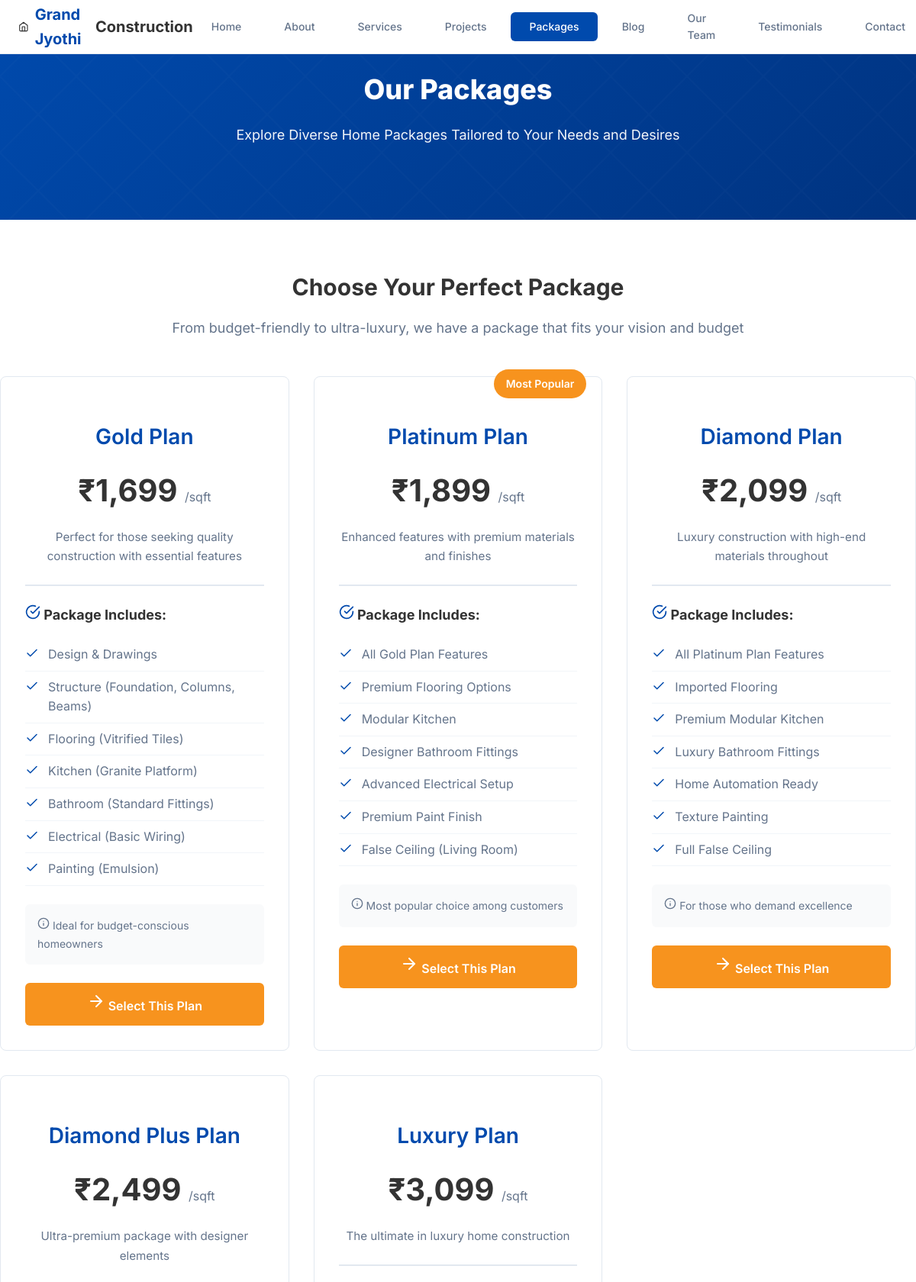
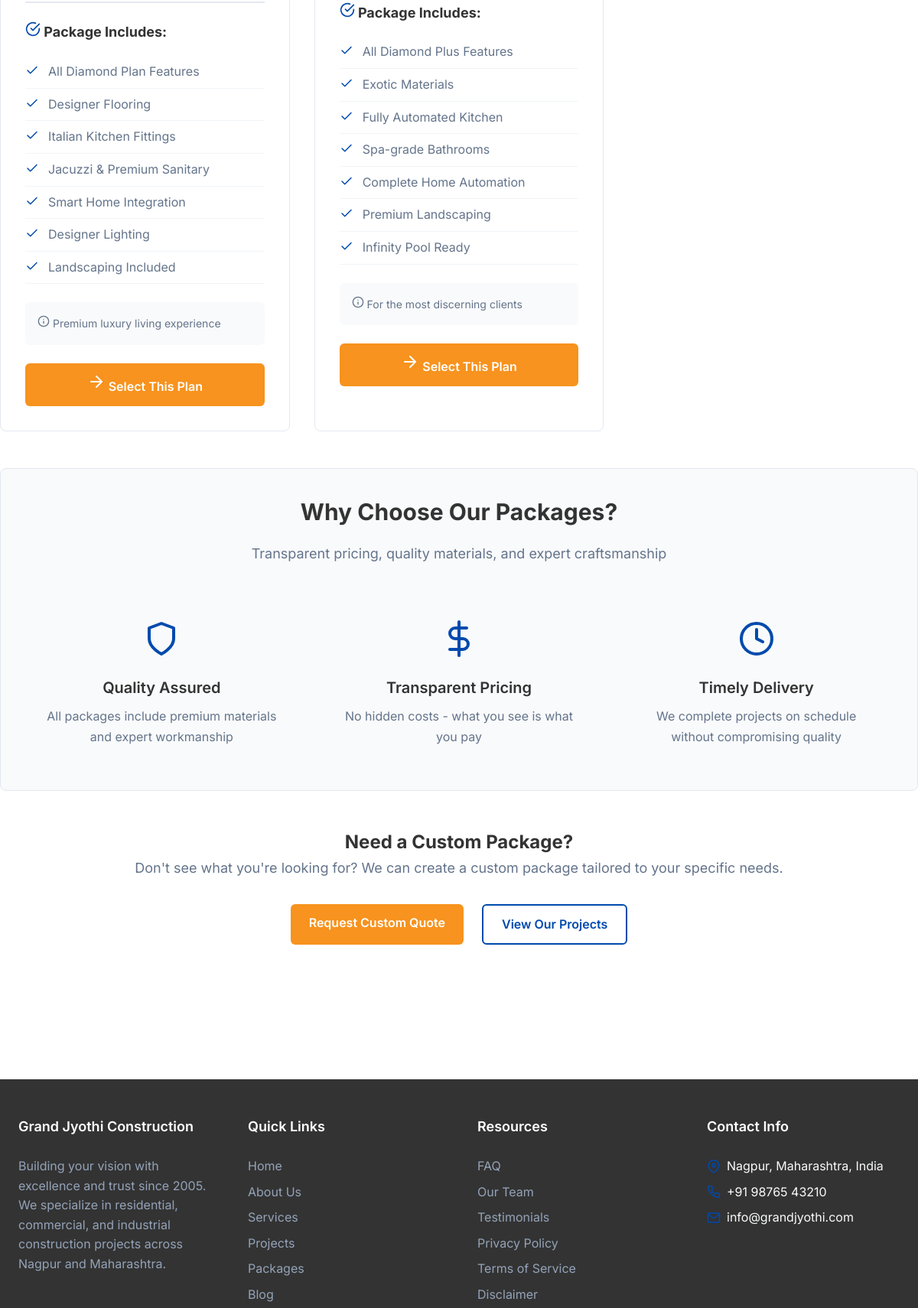
The page /packages.php (upper part) on the database its author committed (2 pictures, top to bottom).
### tables this page shows
CREATE TABLE IF NOT EXISTS packages (
    id INT AUTO_INCREMENT PRIMARY KEY,
    title VARCHAR(255) NOT NULL,
    price_per_sqft DECIMAL(10,2) NOT NULL,
    description TEXT,
    features TEXT NOT NULL,
    notes TEXT,
    is_active TINYINT(1) DEFAULT 1,
    display_order INT DEFAULT 0,
    created_at TIMESTAMP DEFAULT CURRENT_TIMESTAMP,
    updated_at TIMESTAMP DEFAULT CURRENT_TIMESTAMP ON UPDATE CURRENT_TIMESTAMP,
    INDEX idx_active (is_active),
    INDEX idx_order (display_order)
);

CREATE TABLE IF NOT EXISTS site_settings (
    id INT AUTO_INCREMENT PRIMARY KEY,
    setting_key VARCHAR(100) NOT NULL UNIQUE,
    setting_value TEXT,
    setting_type VARCHAR(50) DEFAULT 'text',
    updated_at TIMESTAMP DEFAULT CURRENT_TIMESTAMP ON UPDATE CURRENT_TIMESTAMP,
    INDEX idx_key (setting_key)
);

### includes/db.php (called while the page is built, shortened)
<?php
function getDbConnection(): PDO
{
    static $pdo = null;
    if ($pdo === null) {
        $dsn = sprintf(
            'mysql:host=%s;dbname=%s;charset=%s',
            DB_HOST,
            DB_NAME,
            DB_CHARSET
        );
        $options = [
            PDO::ATTR_ERRMODE            => PDO::ERRMODE_EXCEPTION,
            PDO::ATTR_DEFAULT_FETCH_MODE => PDO::FETCH_ASSOC,
            PDO::ATTR_EMULATE_PREPARES   => false,
            PDO::ATTR_PERSISTENT         => false,
        ];
        try {
            $pdo = new PDO($dsn, DB_USER, DB_PASS, $options);
        } catch (PDOException $e) {
            error_log('Database Connection Error: ' . $e->getMessage());
            die('Database connection failed. Please try again later.');
        }
    }
    return $pdo;
}
function executeQuery(string $sql, array $params = []): PDOStatement
{
    $pdo = getDbConnection();
    $stmt = $pdo->prepare($sql);
    $stmt->execute($params);
    return $stmt;
}
function sanitizeOutput($data): string
{
    return htmlspecialchars((string)$data, ENT_QUOTES, 'UTF-8');
}

### includes/settings.php (called while the page is built, shortened)
<?php
function getSetting(string $key, $default = '') {
    try {
        $stmt = executeQuery("SELECT setting_value FROM site_settings WHERE setting_key = ?", [$key]);
        $result = $stmt->fetch(PDO::FETCH_ASSOC);
        return $result ? $result['setting_value'] : $default;
    } catch (PDOException $e) {
        error_log('Get Setting Error: ' . $e->getMessage());
        return $default;
    } catch (Exception $e) {
        error_log('Get Setting Error: ' . $e->getMessage());
        return $default;
    }
}
function getContactInfo(): array {
    return [
        'email' => getSetting('contact_email', 'info@grandjyothi.com'),
        'phone' => getSetting('contact_phone', '+91 98765 43210'),
        'address' => getSetting('contact_address', 'Nagpur, Maharashtra, India'),
    ];
}

### packages.php (the view, shortened to what this page needs)
<?php
require_once __DIR__ . '/includes/db.php';
$sql = "SELECT * FROM packages WHERE is_active = 1 ORDER BY display_order ASC, price_per_sqft ASC";
$stmt = executeQuery($sql);
$packages = $stmt->fetchAll();
require_once __DIR__ . '/includes/header.php';
?>
<header class="hero">
    <div class="hero-content">
        <h1>Our Packages</h1>
        <p>Explore Diverse Home Packages Tailored to Your Needs and Desires</p>
    </div>
</header>
<main class="container section">
    <section>
        <div class="section-header">
            <h2>Choose Your Perfect Package</h2>
            <p>From budget-friendly to ultra-luxury, we have a package that fits your vision and budget</p>
        </div>
        <?php if (empty($packages)): ?>
            <div class="card">
                <p class="text-center">No packages available at the moment. Please contact us for custom quotes.</p>
            </div>
        <?php else: ?>
            <div class="grid grid-2">
                <?php foreach ($packages as $package):
                    $features = explode('|', $package['features']);
                ?>
                    <article class="card" style="position: relative;">
                        <?php if ($package['title'] === 'Platinum Plan'): ?>
                            <div style="position: absolute; top: -10px; right: 20px; background: var(--primary-orange); color: white; padding: 0.5rem 1rem; border-radius: 20px; font-size: 0.875rem; font-weight: 600;">
                                Most Popular
                            </div>
                        <?php endif; ?>
                        <div style="text-align: center; padding: 1.5rem 0; border-bottom: 2px solid var(--border-color); margin-bottom: 1.5rem;">
                            <h3 style="color: var(--primary-blue); font-size: 1.75rem; margin-bottom: 0.5rem;">
                                <?= sanitizeOutput($package['title']) ?>
                            </h3>
                            <div style="font-size: 2.5rem; font-weight: 700; color: var(--text-dark); margin: 1rem 0;">
                                ₹<?= number_format((float)$package['price_per_sqft'], 0) ?>
                                <span style="font-size: 1rem; font-weight: 400; color: var(--text-gray);">/sqft</span>
                            </div>
                            <?php if ($package['description']): ?>
                                <p style="color: var(--text-gray); font-size: 0.95rem;">
                                    <?= sanitizeOutput($package['description']) ?>
                                </p>
                            <?php endif; ?>
                        </div>
                        <div style="margin-bottom: 1.5rem;">
                            <h4 style="font-size: 1.125rem; margin-bottom: 1rem; color: var(--text-dark);">
                                <i data-feather="check-circle" style="width: 20px; height: 20px; color: var(--primary-blue);"></i>
                                Package Includes:
                            </h4>
                            <ul style="list-style: none; padding: 0;">
                                <?php foreach ($features as $feature): ?>
                                    <li style="padding: 0.5rem 0; border-bottom: 1px solid var(--bg-gray); display: flex; align-items: flex-start; gap: 0.75rem;">
                                        <i data-feather="check" style="width: 18px; height: 18px; color: var(--primary-blue); flex-shrink: 0; margin-top: 2px;"></i>
                                        <span style="color: var(--text-gray);"><?= sanitizeOutput(trim($feature)) ?></span>
                                    </li>
                                <?php endforeach; ?>
                            </ul>
                        </div>
                        <?php if ($package['notes']): ?>
                            <div style="background: var(--bg-light); padding: 1rem; border-radius: 6px; margin-bottom: 1.5rem;">
                                <p style="font-size: 0.875rem; color: var(--text-gray); margin: 0;">
                                    <i data-feather="info" style="width: 16px; height: 16px;"></i>
                                    <?= sanitizeOutput($package['notes']) ?>
                                </p>
                            </div>
                        <?php endif; ?>
                        <a href="/constructioninnagpur/select-plan.php?plan=<?= urlencode($package['title']) ?>"
                           class="btn btn-primary"
                           style="width: 100%; text-align: center; display: block;">
                            <i data-feather="arrow-right"></i> Select This Plan
                        </a>
                    </article>
                <?php endforeach; ?>
            </div>
        <?php endif; ?>
    </section>
    <section class="card" style="background: var(--bg-light); margin-top: 3rem;">
        <div class="section-header">
            <h2>Why Choose Our Packages?</h2>
            <p>Transparent pricing, quality materials, and expert craftsmanship</p>
        </div>
        <div class="grid grid-3">
            <div style="text-align: center; padding: 1.5rem;">
                <i data-feather="shield" style="width: 48px; height: 48px; color: var(--primary-blue); margin-bottom: 1rem;"></i>
                <h3 style="font-size: 1.25rem; margin-bottom: 0.5rem;">Quality Assured</h3>
                <p style="color: var(--text-gray);">All packages include premium materials and expert workmanship</p>
            </div>
            <div style="text-align: center; padding: 1.5rem;">
                <i data-feather="dollar-sign" style="width: 48px; height: 48px; color: var(--primary-blue); margin-bottom: 1rem;"></i>
                <h3 style="font-size: 1.25rem; margin-bottom: 0.5rem;">Transparent Pricing</h3>
                <p style="color: var(--text-gray);">No hidden costs - what you see is what you pay</p>
            </div>
            <div style="text-align: center; padding: 1.5rem;">
                <i data-feather="clock" style="width: 48px; height: 48px; color: var(--primary-blue); margin-bottom: 1rem;"></i>
                <h3 style="font-size: 1.25rem; margin-bottom: 0.5rem;">Timely Delivery</h3>
                <p style="color: var(--text-gray);">We complete projects on schedule without compromising quality</p>
            </div>
        </div>
    </section>
    <section class="text-center" style="padding: 3rem 0;">
        <h2>Need a Custom Package?</h2>
        <p style="font-size: 1.125rem; color: var(--text-gray); margin-bottom: 2rem;">
            Don't see what you're looking for? We can create a custom package tailored to your specific needs.
        </p>
        <div class="hero-buttons">
            <a href="/constructioninnagpur/contact.php" class="btn btn-primary">Request Custom Quote</a>
            <a href="/constructioninnagpur/projects.php" class="btn btn-outline">View Our Projects</a>
        </div>
    </section>
</main>
<?php require_once __DIR__ . '/includes/footer.php'; ?>

### includes/footer.php (shortened to what this page needs)
    <?php
    require_once __DIR__ . '/settings.php';
    $site_name = getSetting('site_name', 'Grand Jyothi Construction');
    $company_desc = getSetting('company_description', 'Building your vision with excellence and trust since 2005.');
    $contact_info = getContactInfo();
    ?>
    <footer class="footer">
        <div class="container">
            <div class="footer-content">
                <div class="footer-section">
                    <h4><?= sanitizeOutput($site_name) ?></h4>
                    <p><?= sanitizeOutput($company_desc) ?></p>
                </div>
                <div class="footer-section">
                    <h4>Quick Links</h4>
                    <ul class="footer-links">
                        <li><a href="/constructioninnagpur/index.php">Home</a></li>
                        <li><a href="/constructioninnagpur/about.php">About Us</a></li>
                        <li><a href="/constructioninnagpur/services.php">Services</a></li>
                        <li><a href="/constructioninnagpur/projects.php">Projects</a></li>
                        <li><a href="/constructioninnagpur/packages.php">Packages</a></li>
                        <li><a href="/constructioninnagpur/blog.php">Blog</a></li>
                    </ul>
                </div>
                <div class="footer-section">
                    <h4>Resources</h4>
                    <ul class="footer-links">
                        <li><a href="/constructioninnagpur/faq.php">FAQ</a></li>
                        <li><a href="/constructioninnagpur/team.php">Our Team</a></li>
                        <li><a href="/constructioninnagpur/testimonials.php">Testimonials</a></li>
                        <li><a href="/constructioninnagpur/privacy-policy.php">Privacy Policy</a></li>
                        <li><a href="/constructioninnagpur/terms-of-service.php">Terms of Service</a></li>
                        <li><a href="/constructioninnagpur/disclaimer.php">Disclaimer</a></li>
                    </ul>
                </div>
                <div class="footer-section">
                    <h4>Contact Info</h4>
                    <div class="footer-contact">
                        <i data-feather="map-pin"></i>
                        <span><?= sanitizeOutput($contact_info['address']) ?></span>
                    </div>
                    <div class="footer-contact">
                        <i data-feather="phone"></i>
                        <span><?= sanitizeOutput($contact_info['phone']) ?></span>
                    </div>
                    <div class="footer-contact">
                        <i data-feather="mail"></i>
                        <span><?= sanitizeOutput($contact_info['email']) ?></span>
                    </div>
                </div>
            </div>
        </div>
    </footer>
</body>
</html>

### rows shown on the page
packages: title "Gold Plan", price_per_sqft "1,699", description "Perfect for those seeking quality construction with essential features", features "Design & Drawings", features "Structure (Foundation, Columns, Beams)", features "Flooring (Vitrified Tiles)", features "Kitchen (Granite Platform)", features "Bathroom (Standard Fittings)", features "Electrical (Basic Wiring)", features "Painting (Emulsion)", notes "Ideal for budget-conscious homeowners"
packages: shows "Most Popular", title "Platinum Plan", price_per_sqft "1,899", description "Enhanced features with premium materials and finishes", features "All Gold Plan Features", features "Premium Flooring Options", features "Modular Kitchen", features "Designer Bathroom Fittings", features "Advanced Electrical Setup", features "Premium Paint Finish", features "False Ceiling (Living Room)", notes "Most popular choice among customers"
packages: title "Diamond Plan", price_per_sqft "2,099", description "Luxury construction with high-end materials throughout", features "All Platinum Plan Features", features "Imported Flooring", features "Premium Modular Kitchen", features "Luxury Bathroom Fittings", features "Home Automation Ready", features "Texture Painting", features "Full False Ceiling", notes "For those who demand excellence"
packages: title "Diamond Plus Plan", price_per_sqft "2,499", description "Ultra-premium package with designer elements", features "All Diamond Plan Features", features "Designer Flooring", features "Italian Kitchen Fittings", features "Jacuzzi & Premium Sanitary", features "Smart Home Integration", features "Designer Lighting", features "Landscaping Included", notes "Premium luxury living experience"
packages: title "Luxury Plan", price_per_sqft "3,099", description "The ultimate in luxury home construction", features "All Diamond Plus Features", features "Exotic Materials", features "Fully Automated Kitchen", features "Spa-grade Bathrooms", features "Complete Home Automation", features "Premium Landscaping", features "Infinity Pool Ready", notes "For the most discerning clients"
site_settings: setting_value "Grand Jyothi Construction"
site_settings: setting_value "Building your vision with excellence and trust since 2005. We specialize in residential, commercial, and industrial construction projects across Nagpur and Maharashtra."

### other values the page prints
sanitizeOutput($contact_info['address']) "Nagpur, Maharashtra, India"
sanitizeOutput($contact_info['phone']) "+91 98765 43210"
sanitizeOutput($contact_info['email']) "info@grandjyothi.com"
